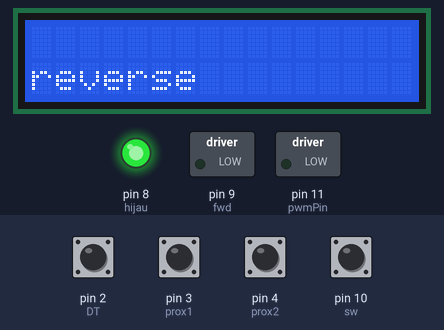
Bench run of a sketch on a simulated Arduino Uno, built with avr-gcc and run on an emulated ATmega328P. On the bench: 16×2 character LCD, switched loads named in the sketch (green lamp = pin HIGH), output pins drawn as LEDs (lit = HIGH). Inputs (shaded band) come from the test bench; at power-on: pin 2 (DT), pin 3 (prox1), pin 4 (prox2), pin 10 (sw) HIGH.

Above: at 1.2 s.
1.3 s: pin 3 (prox1) pulled LOW for 0.15 s
At 2.5 s:
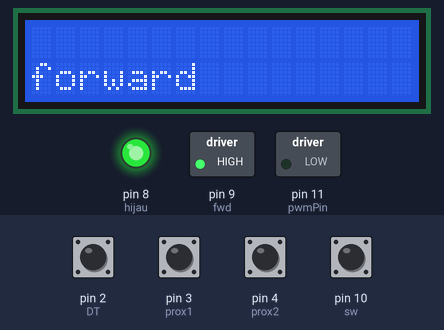
2.9 s: pin 10 (sw) pulled LOW for 0.15 s
At 4.2 s:
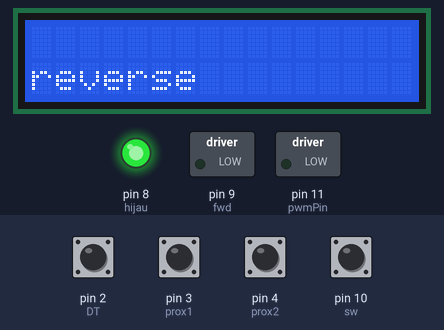
4.5 s: pin 10 (sw) pulled LOW for 1 s
At 5.0 s:
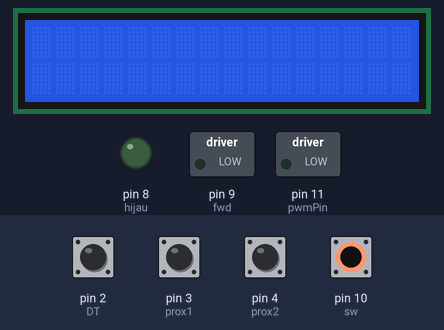
7.0 s: pin 3 (prox1) pulled LOW for 1 s
At 8.0 s:
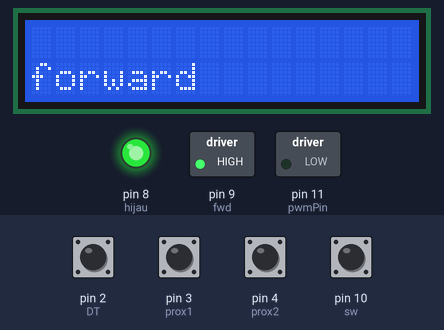
9.5 s: pin 4 (prox2) pulled LOW for 0.15 s
At 10.0 s:
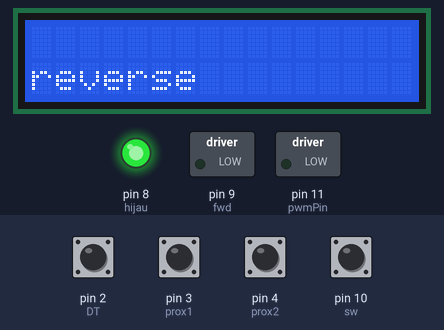
Timing chart, 0 to 12.1 s (numbered marks = the images above; inputs shaded):
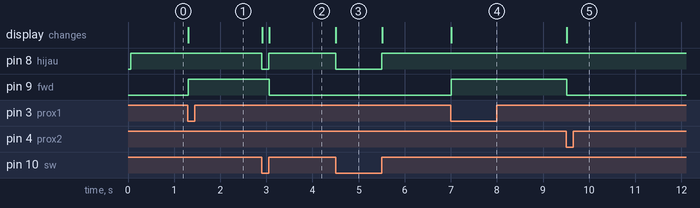

Measured:
- after the input at 1.3 s, pin 9 (fwd): LOW → HIGH at once; the display: changes at once (image 1)
- after the input at 2.9 s, pin 8 (hijau): HIGH → LOW at once, → HIGH 0.15 s later; pin 9 (fwd): HIGH → LOW after 0.16 s; the display: first changes at once (image 2 shows a later state)
- after the input at 4.5 s, pin 8 (hijau): HIGH → LOW at once, → HIGH 0.99 s later; the display: changes at once (image 3)
- after the input at 7.0 s, pin 9 (fwd): LOW → HIGH at once; the display: changes at once (image 4)
- after the input at 9.5 s, pin 9 (fwd): HIGH → LOW at once; the display: changes at once (image 5)

The sketch:

winch_controller.ino
```cpp
#include <LiquidCrystal_I2C.h>
LiquidCrystal_I2C lcd(0x27, 16, 2);

#define prox1 3 //ujung kanan
#define prox2 4 //ujung kiri

#define sw 10 // toggle switch
#define hijau 8 // lampu
#define fwd 9
#define off 7

#define CLK 9
#define DT 2

const int pwmPin = 11;  // Pin PWM pada Arduino Uno
const int rpmTarget = 1000;  // Kecepatan target dalam RPM

const int sensorPin = 2;  // Pin digital yang terhubung ke output sensor
volatile unsigned long count = 0;  // Variabel untuk menyimpan jumlah putaran
const float jarakAntarGigi = 2.0;  // Jarak antara setiap gigi dalam sentimeter

unsigned long pulse_per_second = 0;

unsigned long time_per_second;
unsigned long time_per_second_prev;

int currentStateCLK;
int lastStateCLK;
int p1;
int p2;
bool p1_lock;
bool p2_lock;

float counter = 0;

bool direction_motor;
bool initializing;

void setup() {

  lcd.init();
  lcd.backlight();
  pinMode(prox1,INPUT_PULLUP);
  pinMode(prox2,INPUT_PULLUP);
  pinMode(off,INPUT_PULLUP);

  pinMode(pwmPin, OUTPUT);
  analogWrite(pwmPin, 0);  // Inisialisasi PWM dengan duty cycle 0

  pinMode(sw,INPUT_PULLUP);
  pinMode(hijau,OUTPUT);
  pinMode(fwd,OUTPUT);

  pinMode(sensorPin, INPUT_PULLUP);
  attachInterrupt(0, updateEncoder, CHANGE);
  initializing = false;

}

void loop() {
    time_per_second = millis() - time_per_second_prev;

    if (time_per_second > 1000){
      pulse_per_second = counter;
      time_per_second_prev = millis();
      counter = 0;
    }

    if (digitalRead(sw) == HIGH) {
      digitalWrite(hijau, HIGH);
      int p1 = !digitalRead(prox1);
      int p2 = !digitalRead(prox2);

      if (initializing == false){
          if (counter  > 0){
              direction_motor = true;
          }
          else{
              direction_motor = false;
          }
          p1_lock = false;
          p2_lock = false;
      }


      if (p1 == HIGH && p1_lock == false){
          initializing = true;
          p1_lock = true;
          p2_lock = false;
          direction_motor = !direction_motor;
      }

       if (p2 == HIGH && p2_lock == false){
           initializing = true;
           p1_lock = false;
           p2_lock = true;
           direction_motor = !direction_motor;
       }

       if (direction_motor == true){
        lcd.setCursor(0,1);
        lcd.print("forward");
       } else {
        lcd.setCursor(0,1);
        lcd.print("reverse");
       }


       }


    else{
        digitalWrite(hijau, LOW);
        initializing = false;
        lcd.clear();
    }
    digitalWrite(fwd, direction_motor);


}


void updateEncoder(){

  currentStateCLK = digitalRead(CLK);
  if ((currentStateCLK != lastStateCLK)  && (currentStateCLK == 1)){
    if (digitalRead(DT) != currentStateCLK) {
      counter = counter - 1;
    } else {
      counter = counter + 1;
    }
  }

  lastStateCLK = currentStateCLK;

}
```
